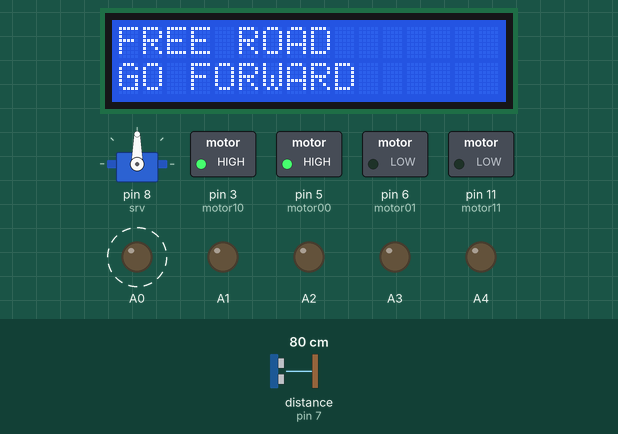
This sketch was run on a simulated Arduino Uno, built with avr-gcc and run on an emulated ATmega328P. Shown: servo, 16×2 character LCD, switched loads named in the sketch (green lamp = pin HIGH), output pins drawn as LEDs (lit = HIGH). Wiring (inferred from the names in the program): ultrasonic range finder: trigger pin 7; echo pin 7. Dashed ring = blinking. Inputs (shaded band) come from the test bench; at power-on: distance to the obstacle (sensor on pin 7) 80 cm. The echo pulse lasts 58.3 µs per cm; what the sketch prints to the serial monitor is not drawn.

Above: at 1.2 s.
1.3 s: distance to the obstacle (sensor on pin 7) set to 56 cm
3.0 s: distance to the obstacle (sensor on pin 7) set to 46 cm
At 3.65 s:
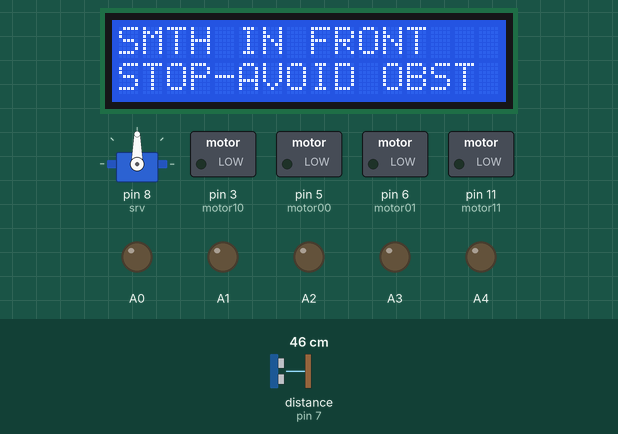
At 5.71 s:
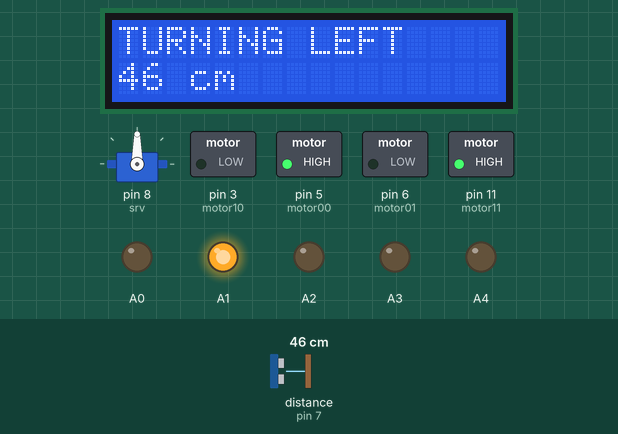
6.8 s: distance to the obstacle (sensor on pin 7) set to 2 cm
At 10.31 s:
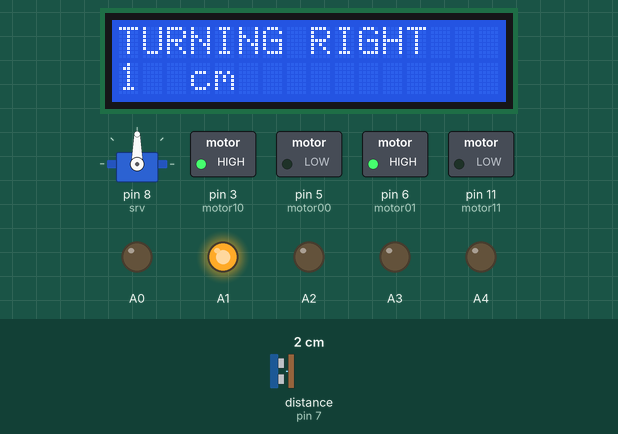
Timing chart, 0 to 14.5 s (numbered marks = the images above; inputs shaded):
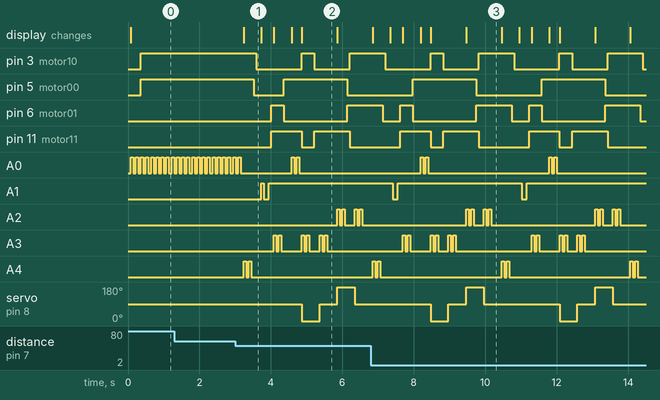

The sketch:

ar1.ino
```cpp
//motor 1
#define motor00 5
#define motor01 6
//motor 2
#define motor10 3
#define motor11 11

#define servo_pin 8

#include <Servo.h>
Servo srv;
#include <LiquidCrystal.h>
LiquidCrystal lcd(13, 12, 10, 9, 4 ,2);

const int ping_pin = 7;
int distance;
int position=0;
int duration = 0;

//functie determinare distanta de la PING))
int getDistance(){

int distance;
unsigned long duration=0;
pinMode(ping_pin, OUTPUT);
digitalWrite(ping_pin, LOW);
delayMicroseconds(5);
digitalWrite(ping_pin, HIGH);
delayMicroseconds(5);
digitalWrite(ping_pin, LOW);
pinMode(ping_pin, INPUT);
duration=pulseIn(ping_pin, HIGH);
//viteza sunetului este 340 m/s sau 29 microsec/cm
//semnalul calatoreste inainte si inapoi
//ca sa aflam distanta pana la obiect
//impartim distanta parcusa la 2
distance = int(duration/29/2);
return distance;

}
//functie mers inainte motoare
void goForward(){
 lcd.setCursor(0,0);
 lcd.print("FREE ROAD");
 lcd.setCursor(0,1);
 lcd.print("GO FORWARD");
 digitalWrite(A0, HIGH);
 delay(70);
 digitalWrite(A0, LOW);
 delay(70);
 digitalWrite(A0, HIGH);
 delay(70);
 digitalWrite(A0, LOW);
 delay(70);
 digitalWrite(motor00, HIGH);
 digitalWrite(motor01, LOW);
 digitalWrite(motor10, HIGH);
 digitalWrite(motor11, LOW);
}


//functie mers inapoi motoare
void goBackward(){
 lcd.clear();
 lcd.setCursor(0,0);
 lcd.print("GOING BACK");
 lcd.setCursor(0,1);
 lcd.print(distance);
 lcd.setCursor(3,1);
 lcd.print("cm");
 digitalWrite(A1, HIGH);
 delay(70);
 digitalWrite(A1, LOW);
 delay(70);
 digitalWrite(A1, LOW);delay(70);
 digitalWrite(A1, HIGH);delay(70);
 digitalWrite(motor00,LOW);
 digitalWrite(motor01, HIGH);
 digitalWrite(motor10, LOW);
 digitalWrite(motor11, HIGH);
}
//functie mers la stanga motoare
void goLeft(){
 lcd.clear();
 lcd.setCursor(0,0);
 lcd.print("TURNING LEFT");
 lcd.setCursor(0,1);
 lcd.print(distance);
 lcd.setCursor(3,1);
 lcd.print("cm");
 digitalWrite(A3, HIGH);
 delay(70);
 digitalWrite(A3, LOW);
 delay(70);
 digitalWrite(A3, HIGH);
 delay(70);
 digitalWrite(A3, LOW);
 delay(70);
 digitalWrite(motor00, HIGH);
 digitalWrite(motor01, LOW);
 delay(70);
 digitalWrite(motor10, LOW);
 digitalWrite(motor11, HIGH);
 delay(70);
}
//functie mers la dreapta motoare
void goRight(){
 lcd.clear();
 lcd.setCursor(0,0);
 lcd.print("TURNING RIGHT");
 lcd.setCursor(0,1);
 lcd.print(distance);
 lcd.setCursor(3,1);
 lcd.print("cm");
 digitalWrite(A2, HIGH);
 delay(70);
 digitalWrite(A2, LOW);
 delay(70);
 digitalWrite(A2, HIGH);
 delay(70);
 digitalWrite(A2, LOW);
 delay(70);
 digitalWrite(motor00,LOW);
 digitalWrite(motor01,HIGH);
 delay(70);
 digitalWrite(motor10,HIGH);
 digitalWrite(motor11, LOW);
 delay(70);
}
//functie oprire motoare
void stop(){
 lcd.clear();
 lcd.setCursor(0,0);
 lcd.print("SMTH IN FRONT");
 lcd.setCursor(0,1);
 lcd.print("STOP-AVOID OBST");
 digitalWrite(A4, HIGH);
 delay(70);
 digitalWrite(A4, LOW);
 delay(70);
 digitalWrite(A4, HIGH);
 delay(70);
 digitalWrite(A4, LOW);
 delay(70);
 digitalWrite(motor00,LOW);
 digitalWrite(motor01,LOW);
 delay(70);
 digitalWrite(motor10, LOW);
 digitalWrite(motor11, LOW);
 delay(70);
}
// Utilizare servo
// Pozitionare in trei unghiuri
// La final, ramane in mijloc (90 grade)
void playWithServo(int pin){
 srv.attach(pin);
 srv.write(0);
 goLeft();
 delay(70);
 srv.write(90);
 goLeft();
 delay(70);
 srv.write(180);
 goRight();
 delay(70);
 srv.write(90);
 goRight();
 delay(70);
 srv.detach();
}

void setup() {
  Serial.begin(9600);
  srv.attach(8);
  pinMode(3, OUTPUT);
  pinMode(5, OUTPUT);
  pinMode(6, OUTPUT);
  pinMode(7, OUTPUT);
  pinMode(8, OUTPUT);
  pinMode(11, OUTPUT);
  lcd.begin(16, 2);
  pinMode(A1, OUTPUT);
  pinMode(A2, OUTPUT);
  pinMode(A3, OUTPUT);
  pinMode(A4, OUTPUT);
  pinMode(A0, OUTPUT);
  pinMode(A5, INPUT);
}

void loop() {
 Serial.print(distance);
 srv.write(90);
 distance = int (getDistance());
 Serial.print(distance);

  while(distance >50 ) {
   goForward();
   distance=getDistance();
  }

 while(distance <= 50){
  stop();
  delay(70);
  goBackward();
  delay(70);
  goLeft();
  delay(70);
  goForward();
  srv.write(position);
  position+=50;
  if(position == 225)
     position = 0;
  distance=getDistance();
  // Pornirea motorului Servo
  playWithServo(8);
}

}
```

Measured:
- the behaviour switches between 52 and 51 cm on distance to the obstacle (sensor on pin 7) (found by bisection; images 0 and 1)
- after the input at 3.0 s, pin 3 (motor10): HIGH → LOW after 0.59 s, → HIGH 1.3 s later, → LOW 0.36 s later, → HIGH 0.99 s later; pin 5 (motor00): HIGH → LOW after 0.52 s, → HIGH 0.85 s later, → LOW 1.8 s later
- what the display in image 1 shows lasts 0.5 s, from 3.2 s to 3.7 s
